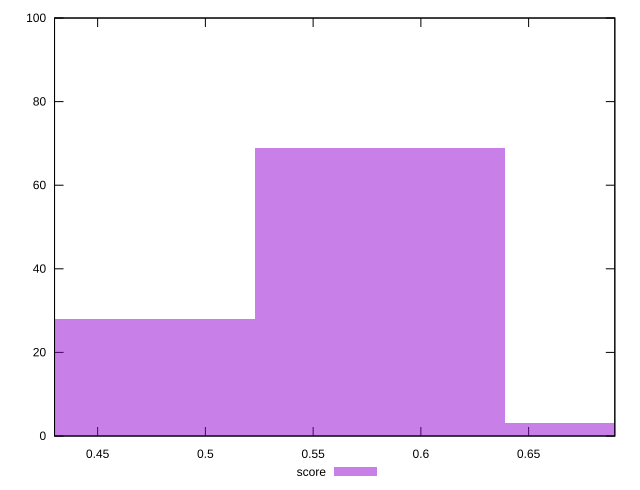

Source code (gnuplot):
reset

$score <<EOF
0.46485960748243343 28
0.5810745093530418 69
0.6972894112236502 3
EOF

set key outside below
set boxwidth 0.11621490187060836
set xrange [0.43:0.69]
set yrange [0:100]
set trange [0:100]
set style fill transparent solid 0.5 noborder
set terminal svg size 640, 490 enhanced background rgb 'white'
set output "report_00015_2021-02-09T16-11-33.973Z/uses-http2/samples/pages+cached+noadtech+nomedia+nocss/score/histogram.svg"

plot $score title "score" with boxes

reset
